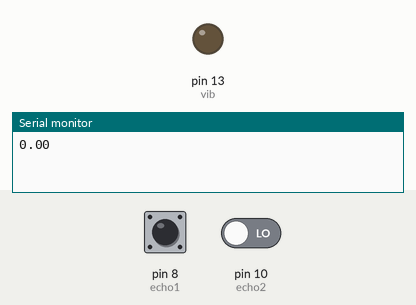
This sketch was run on a simulated Arduino Uno, built with avr-gcc and run on an emulated ATmega328P. On the bench: output pins drawn as LEDs (lit = HIGH), the last lines printed to the serial monitor. The test bench sets the inputs (shaded band); at power-on: pin 8 (echo1) LOW, pin 10 (echo2) LOW. Pins used as bus, display or sensor lines are not drawn.

Above: at 1.2 s.
1.3 s: pin 8 (echo1) pulsed HIGH 5 times (0.12 s each, 0.3 s apart)
At 3.75 s:
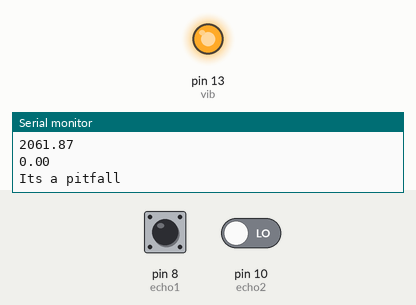
Timing chart, 0 to 5.4 s (numbered marks = the images above; inputs shaded):
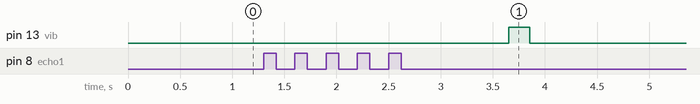

Measured:
- after the input at 1.3 s, pin 13 (vib): LOW → HIGH after 2.4 s, → LOW 0.20 s later

The sketch:

stepDownShoe.ino
```cpp
int trig2=11,echo2=10 ;
int trig1=9,echo1=8 ;
int vib=13;

void setup()
{
  pinMode(vib,OUTPUT);
  pinMode(trig1,OUTPUT);
  pinMode(echo1,INPUT);
  pinMode(trig2,OUTPUT);
  pinMode(echo2,INPUT);
  Serial.begin(9600);
}
float distance1, distance2, duration1, duration2 ;
void loop()
{
/*
 * Sensor 1
*/
        digitalWrite(trig1,LOW);
        delay(2);
        digitalWrite(trig1,HIGH);
        delay(10);
        digitalWrite(trig1,LOW);
        duration1 =pulseIn(echo1,HIGH);
        distance1 = (duration1/2)/29.1;
        Serial.print(distance1);
        Serial.println();
        delay(10);
/*
 * Sensor 1
*/
        digitalWrite(trig2,LOW);
        delay(2);
        digitalWrite(trig2,HIGH);
        delay(10);
        digitalWrite(trig2,LOW);
        duration2 =pulseIn(echo2,HIGH);
        distance2 = (duration2/2)/29.1;
        Serial.print(distance2);
        Serial.println();
        delay(10);

   if(distance1>8 && distance1<20)
   {
        if( distance1-distance2<1 && distance1-distance2>-1)
        {
                Serial.print("Its a step down");
                Serial.println();
                digitalWrite(vib,HIGH);
                delay(2500);
                digitalWrite(vib,LOW);
        }
        else
        {
                Serial.print("Its a pitfall");
                Serial.println();
                digitalWrite(vib,HIGH);
                delay(200);
                digitalWrite(vib,LOW);

        }
   }
   else if(distance1>20)
   {
        Serial.print("Its a pitfall");
        Serial.println();
        digitalWrite(vib,HIGH);
        delay(200);
        digitalWrite(vib,LOW);
   }
   else
   {
        Serial.print("Its just an elevation change");
        Serial.println();
        digitalWrite(vib,LOW);
        delay(200);
   }
}
```
